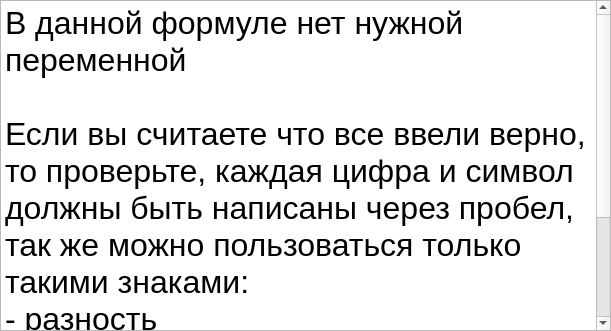
<?xml version="1.0" encoding="UTF-8"?>
<ui version="4.0">
 <class>Form</class>
 <widget class="QWidget" name="Form">
  <property name="geometry">
   <rect>
    <x>0</x>
    <y>0</y>
    <width>611</width>
    <height>331</height>
   </rect>
  </property>
  <property name="windowTitle">
   <string>Form</string>
  </property>
  <widget class="QTextBrowser" name="textBrowser">
   <property name="geometry">
    <rect>
     <x>0</x>
     <y>0</y>
     <width>611</width>
     <height>331</height>
    </rect>
   </property>
   <property name="html">
    <string>&lt;!DOCTYPE HTML PUBLIC &quot;-//W3C//DTD HTML 4.0//EN&quot; &quot;http://www.w3.org/TR/REC-html40/strict.dtd&quot;&gt;
&lt;html&gt;&lt;head&gt;&lt;meta name=&quot;qrichtext&quot; content=&quot;1&quot; /&gt;&lt;style type=&quot;text/css&quot;&gt;
p, li { white-space: pre-wrap; }
&lt;/style&gt;&lt;/head&gt;&lt;body style=&quot; font-family:'.AppleSystemUIFont'; font-size:13pt; font-weight:400; font-style:normal;&quot;&gt;
&lt;p style=&quot; margin-top:0px; margin-bottom:0px; margin-left:0px; margin-right:0px; -qt-block-indent:0; text-indent:0px;&quot;&gt;&lt;span style=&quot; font-size:24pt;&quot;&gt;В данной формуле нет нужной переменной&lt;/span&gt;&lt;/p&gt;
&lt;p style=&quot;-qt-paragraph-type:empty; margin-top:0px; margin-bottom:0px; margin-left:0px; margin-right:0px; -qt-block-indent:0; text-indent:0px; font-size:24pt;&quot;&gt;&lt;br /&gt;&lt;/p&gt;
&lt;p style=&quot; margin-top:0px; margin-bottom:0px; margin-left:0px; margin-right:0px; -qt-block-indent:0; text-indent:0px;&quot;&gt;&lt;span style=&quot; font-size:24pt;&quot;&gt;Если вы считаете что все ввели верно, то проверьте, каждая цифра и символ должны быть написаны через пробел, так же можно пользоваться только такими знаками: &lt;/span&gt;&lt;/p&gt;
&lt;p style=&quot; margin-top:0px; margin-bottom:0px; margin-left:0px; margin-right:0px; -qt-block-indent:0; text-indent:0px;&quot;&gt;&lt;span style=&quot; font-size:24pt;&quot;&gt;- разность&lt;/span&gt;&lt;/p&gt;
&lt;p style=&quot; margin-top:0px; margin-bottom:0px; margin-left:0px; margin-right:0px; -qt-block-indent:0; text-indent:0px;&quot;&gt;&lt;span style=&quot; font-size:24pt;&quot;&gt;+ сложение&lt;/span&gt;&lt;/p&gt;
&lt;p style=&quot; margin-top:0px; margin-bottom:0px; margin-left:0px; margin-right:0px; -qt-block-indent:0; text-indent:0px;&quot;&gt;&lt;span style=&quot; font-size:24pt;&quot;&gt;/ деление&lt;/span&gt;&lt;/p&gt;
&lt;p style=&quot; margin-top:0px; margin-bottom:0px; margin-left:0px; margin-right:0px; -qt-block-indent:0; text-indent:0px;&quot;&gt;&lt;span style=&quot; font-size:24pt;&quot;&gt;* умножение&lt;/span&gt;&lt;/p&gt;
&lt;p style=&quot; margin-top:0px; margin-bottom:0px; margin-left:0px; margin-right:0px; -qt-block-indent:0; text-indent:0px;&quot;&gt;&lt;span style=&quot; font-size:24pt;&quot;&gt;ПРИМЕР: 1 - 2 / m + 6&lt;/span&gt;&lt;/p&gt;&lt;/body&gt;&lt;/html&gt;</string>
   </property>
  </widget>
 </widget>
 <resources/>
 <connections/>
</ui>
